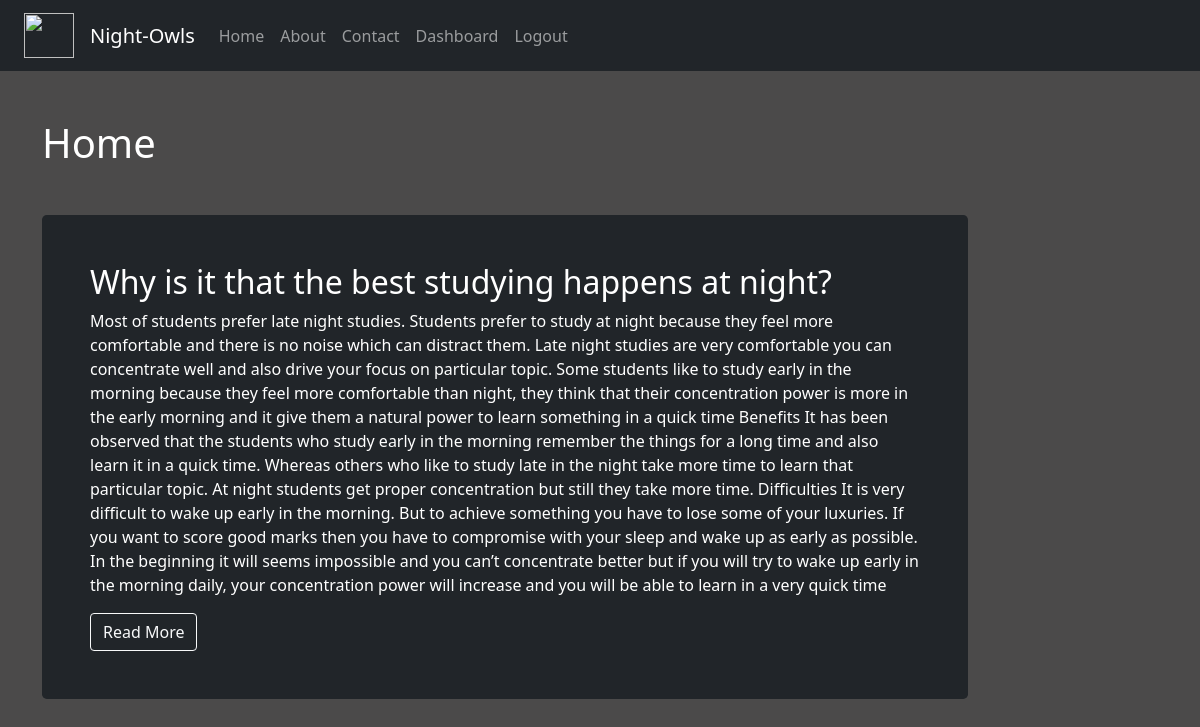
The app's page / (signed in) with its own data.
### mini_blog/models.py (models this page shows)
class Post(models.Model):
    title = models.CharField(max_length=150)
    content = models.TextField()

### mini_blog/views.py (the view)
# urls.py: 2. Add a URL to urlpatterns:  path('', views.home, name='home')
def home(req):
    posts = Post.objects.all()
    return render(req, 'mini_blog/home.html', {'posts':posts})

### mini_blog/templates/mini_blog/home.html
{% extends 'mini_blog/base.html' %}
{% load static %}
{% block content %}
<div class="col-sm-10">
    <h1 class="text-white my-5">Home</h1>
    {% for post in posts %}
    <div class="h-80 p-5 text-white bg-dark rounded-3 my-3">
        <h2>{{post.title}}</h2>
        <p>{{post.content}}</p>
        <button class="btn btn-outline-light" type="button">Read More</button>
    </div>
    {% endfor %}
</div>
{% endblock content %}

### mini_blog/static/mini_blog/css/styles.css (style rules this page uses)
body { background-color: rgb(75, 74, 74); color: antiquewhite; }

### records on screen
Post: title "Why is it that the best studying happens at night?", content "Most of students prefer late night studies. Students prefer to study at night because they feel more comfortable and there is no noise which can distract them. Late night studies are very comfortable you can concentrate well and also drive your focus on particular topic. Some students like to study early in the morning because they feel more comfortable than night, they think that their concentration power is more in the early morning and it give them a natural power to learn something in a quick time Benefits It has been observed that the students who study early in the morning remember the things for a long time and also learn it in a quick time. Whereas others who like to study late in…"
